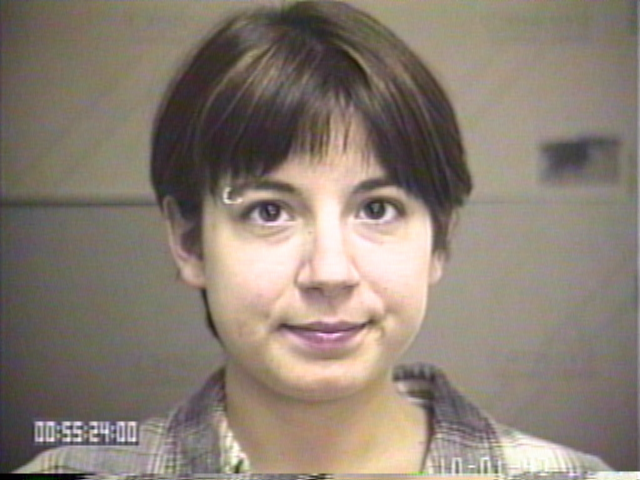
%> input picture Frontalface.png, 640 x 480 px
$ octave Landmark_Detection.m   (GNU Octave 9; MATLAB toolbox functions it lacks are replaced by stand-ins)
%> lines starting %> are read from the running program, lines starting %| are printed output that depends on the picture
### detectFacialRegions.m
function  [imgFace, LeftEye, RightEye, Mouth, LeftEyebrow,  RightEyebrow] = detectFacialRegions(I)
%  This function is to find the facial regions (eyes, mouth and eyebrows)
%  Reference:
%  Silva, Caroline; Schnitman, Leizer ;  Oliveira, Luciano. "Detection of Facial Landmarks
%  Using Local-Based Information". The 19th edition of the Brazilian Conference on Automation - CBA 2012,
%  Campina Grande, PB, Brazil (oral presentation), September 3, 2012.
%
%  Copyright 2014 by Caroline Pacheco do E.Silva
%  If you have any problem, please feel free to contact Caroline Pacheco do E.Silva.
%  lolyne.pacheco@gmail.com
%%

%To detect Face
 FDetect = vision.CascadeObjectDetector;
 Face = step(FDetect,I);
 imgFace = (I(Face(1,2):Face(1,2)+Face(1,4),Face(1,1):Face(1,1)+Face(1,3),:));

 %To detect Left Eye
 EyeDetect = vision.CascadeObjectDetector('LeftEye');
 Eye=step(EyeDetect,imgFace);
 LeftEye  = Eye(1,:);

 %To detect Right Eye
 EyeDetect = vision.CascadeObjectDetector('RightEye');
 Eye=step(EyeDetect,imgFace);
 RightEye = Eye(2,:);

 %To detect Mouth
 MouthDetect = vision.CascadeObjectDetector('haarcascade/haarcascade_smile.xml');
 findMouth=step(MouthDetect,imgFace);
 orderMouth= sortrows(findMouth,2);
 posMouth = size(findMouth,1);
 Mouth = orderMouth(posMouth,:);

%To detect Left Eyebrow
 LeftEyebrow   = LeftEye;
 LeftEyebrow(4) = (LeftEyebrow(4)/2)-4;
 LeftEyebrow(3) = LeftEyebrow(3);
 LeftEyebrow(4) = uint8(LeftEyebrow(4));
 LeftEyebrow(3) = uint8(LeftEyebrow(3));

%To detect Right Eyebrow
 RightEyebrow  = RightEye;
 RightEyebrow(4) =  (RightEyebrow(4)/2);
 RightEyebrow(3) = RightEyebrow(3);
 RightEyebrow(4) = uint8(RightEyebrow(4));
 RightEyebrow(3) = uint8(RightEyebrow(3));

end

### Landmark_Detection.m
%  An example how to use facial landmarks
%  The below codes are not optimized. It is straightforward for easy understanding.
%  Copyright 2014 by Caroline Pacheco do E.Silva
%  If you have any problem, please feel free to contact Caroline Pacheco do E.Silva.
%  lolyne.pacheco@gmail.com

%  If you have used this code in a scientific publication, we would appreciate citations to
%  the following paper: 2012 - Silva, Caroline; Schnitman, Leizer ; Oliveira, Luciano. "Detection of Facial Landmarks Using Local-Based Information". The 19th edition of the Brazilian Conference on Automation - CBA 2012,
%  Campina Grande, PB, Brazil (oral presentation), September 3, 2012.

%  You can found more details in: https://www.behance.net/gallery/6389157/Facial-Landmarks-Extraction
%%
%##################################Important Remarks ##################################
%##################################%##################################%################
% This method was setting to work with MUG dataset. If you will use another dataset.
% Please check if (face, eyes, eyebrows, and mouth) regions are being detected correctly using he your_dataset_setting.m file.
% Maybe, you need to change some parameters (See the file readme)

%% read an input image and detect facial regions (face, eyes, mouth, and eyebrows)

% read the input image
I = imread('Frontalface.png');
%> I is the input picture: size 480x640x3 uint8; mean R, G, B 138.5, 126.6, 115.1
I = imresize(I, [224,224]);
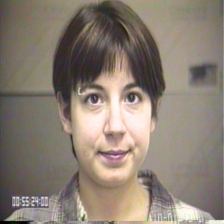
%> I: size 224x224x3 uint8; mean R, G, B 138.5, 126.6, 115.1

imwrite(I,'E:\Matlab\GCapsNet Multi-Feature Aware Pose and Geometry based Facial Expression Recognition using Deep Learning\Code\Proposed - GCapsNet\TrainImages\final.png')
figure

[imgFace, LeftEye, RightEye, Mouth, LeftEyebrow,  RightEyebrow] = detectFacialRegions(I);
%> in detectFacialRegions, `Face = step(FDetect,I);`: Face = [59 58 114 114]
%> in detectFacialRegions, `imgFace = (I(Face(1,2):Face(1,2)+Face(1,4),Face(1,1):Face(1,1)+Face(1,..`:
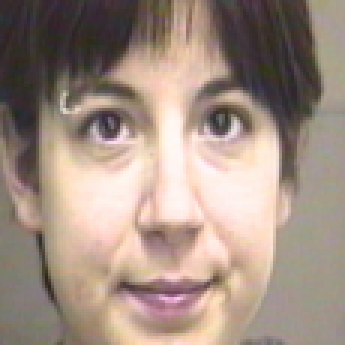
%> imgFace: size 115x115x3 uint8 (shown 3 times larger); mean R, G, B 161.8, 143, 131.3
%> the run ends on the next line
